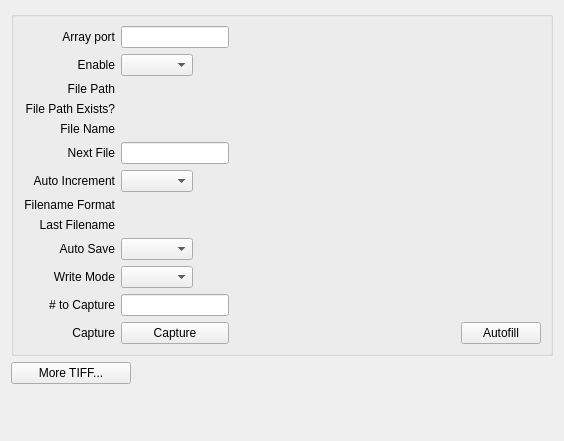
      <widget class="QWidget" name="Tiff">
       <attribute name="title">
        <string>Tiff</string>
       </attribute>
       <layout class="QFormLayout" name="formLayout_3">
        <item row="1" column="0">
         <widget class="QEPushButton" name="qepushbutton_23">
          <property name="sizePolicy">
           <sizepolicy hsizetype="Preferred" vsizetype="Preferred">
            <horstretch>0</horstretch>
            <verstretch>0</verstretch>
           </sizepolicy>
          </property>
          <property name="minimumSize">
           <size>
            <width>120</width>
            <height>0</height>
           </size>
          </property>
          <property name="maximumSize">
           <size>
            <width>140</width>
            <height>16777215</height>
           </size>
          </property>
          <property name="text">
           <string>More TIFF...</string>
          </property>
          <property name="program">
           <string>edm</string>
          </property>
          <property name="arguments">
           <stringlist>
            <string>-x</string>
            <string>-eolc</string>
            <string>-m P=$(P):,R=TIFF1:</string>
            <string>/afs/slac/g/testfac/tools/display/areaD/edl/gcNDFileTIFF.edl</string>
           </stringlist>
          </property>
          <property name="guiFile" stdset="0">
           <string/>
          </property>
         </widget>
        </item>
        <item row="2" column="0">
         <spacer name="verticalSpacer_4">
          <property name="orientation">
           <enum>Qt::Vertical</enum>
          </property>
          <property name="sizeHint" stdset="0">
           <size>
            <width>20</width>
            <height>40</height>
           </size>
          </property>
         </spacer>
        </item>
        <item row="0" column="0" colspan="2">
         <widget class="QGroupBox" name="groupBox_3">
          <property name="title">
           <string/>
          </property>
          <layout class="QGridLayout" name="gridLayout_20">
           <item row="0" column="0">
            <layout class="QGridLayout" name="gridLayout_21">
             <property name="sizeConstraint">
              <enum>QLayout::SetMaximumSize</enum>
             </property>
             <item row="0" column="0">
              <widget class="QLabel" name="label_60">
               <property name="text">
                <string>Array port</string>
               </property>
               <property name="alignment">
                <set>Qt::AlignRight|Qt::AlignTrailing|Qt::AlignVCenter</set>
               </property>
              </widget>
             </item>
             <item row="15" column="0">
              <widget class="QLabel" name="label_71">
               <property name="text">
                <string># to Capture</string>
               </property>
               <property name="alignment">
                <set>Qt::AlignRight|Qt::AlignTrailing|Qt::AlignVCenter</set>
               </property>
              </widget>
             </item>
             <item row="5" column="0">
              <widget class="QLabel" name="label_63">
               <property name="text">
                <string>File Name</string>
               </property>
               <property name="alignment">
                <set>Qt::AlignRight|Qt::AlignTrailing|Qt::AlignVCenter</set>
               </property>
              </widget>
             </item>
             <item row="1" column="1">
              <widget class="QEComboBox" name="qecombobox_10">
               <property name="sizePolicy">
                <sizepolicy hsizetype="Fixed" vsizetype="Fixed">
                 <horstretch>0</horstretch>
                 <verstretch>0</verstretch>
                </sizepolicy>
               </property>
               <property name="variable" stdset="0">
                <string>$(P):TIFF1:EnableCallbacks</string>
               </property>
               <property name="variableSubstitutions" stdset="0">
                <string>P=ANDOR1</string>
               </property>
               <property name="subscribe">
                <bool>true</bool>
               </property>
              </widget>
             </item>
             <item row="6" column="2">
              <widget class="QELabel" name="qelabel_76">
               <property name="variable" stdset="0">
                <string>$(P):TIFF1:FileNumber_RBV</string>
               </property>
               <property name="variableSubstitutions" stdset="0">
                <string>P=ANDOR1</string>
               </property>
              </widget>
             </item>
             <item row="16" column="1">
              <layout class="QGridLayout" name="gridLayout_22">
               <item row="0" column="0">
                <widget class="QEPushButton" name="qepushbutton_7">
                 <property name="text">
                  <string>Capture</string>
                 </property>
                 <property name="program">
                  <string>/afs/slac/g/testfac/extras/scripts/grabImages.sh</string>
                 </property>
                 <property name="arguments">
                  <stringlist>
                   <string>$(P)</string>
                   <string>fromPv</string>
                  </stringlist>
                 </property>
                </widget>
               </item>
              </layout>
             </item>
             <item row="1" column="2">
              <widget class="QELabel" name="qelabel_43">
               <property name="variable" stdset="0">
                <string>$(P):TIFF1:EnableCallbacks_RBV</string>
               </property>
               <property name="variableSubstitutions" stdset="0">
                <string>P=ANDOR1</string>
               </property>
              </widget>
             </item>
             <item row="14" column="1">
              <widget class="QEComboBox" name="qecombobox_14">
               <property name="sizePolicy">
                <sizepolicy hsizetype="Fixed" vsizetype="Fixed">
                 <horstretch>0</horstretch>
                 <verstretch>0</verstretch>
                </sizepolicy>
               </property>
               <property name="variable" stdset="0">
                <string>$(P):TIFF1:FileWriteMode</string>
               </property>
               <property name="variableSubstitutions" stdset="0">
                <string>P=ANDOR1</string>
               </property>
               <property name="subscribe">
                <bool>true</bool>
               </property>
              </widget>
             </item>
             <item row="16" column="2">
              <layout class="QHBoxLayout" name="horizontalLayout">
               <item>
                <widget class="QELabel" name="qelabel_80">
                 <property name="sizePolicy">
                  <sizepolicy hsizetype="Minimum" vsizetype="Preferred">
                   <horstretch>0</horstretch>
                   <verstretch>0</verstretch>
                  </sizepolicy>
                 </property>
                 <property name="minimumSize">
                  <size>
                   <width>65</width>
                   <height>0</height>
                  </size>
                 </property>
                 <property name="maximumSize">
                  <size>
                   <width>100</width>
                   <height>16777215</height>
                  </size>
                 </property>
                 <property name="variable" stdset="0">
                  <string>$(P):TIFF1:Capture_RBV</string>
                 </property>
                 <property name="variableSubstitutions" stdset="0">
                  <string>P=ANDOR1</string>
                 </property>
                </widget>
               </item>
               <item>
                <widget class="QELabel" name="qelabel_75">
                 <property name="minimumSize">
                  <size>
                   <width>65</width>
                   <height>0</height>
                  </size>
                 </property>
                 <property name="variable" stdset="0">
                  <string>$(P):TIFF1:WriteFile_RBV</string>
                 </property>
                 <property name="variableSubstitutions" stdset="0">
                  <string>P=ANDOR1</string>
                 </property>
                </widget>
               </item>
               <item>
                <spacer name="horizontalSpacer_9">
                 <property name="orientation">
                  <enum>Qt::Horizontal</enum>
                 </property>
                 <property name="sizeHint" stdset="0">
                  <size>
                   <width>40</width>
                   <height>20</height>
                  </size>
                 </property>
                </spacer>
               </item>
               <item>
                <widget class="QEPushButton" name="qepushbutton_12">
                 <property name="sizePolicy">
                  <sizepolicy hsizetype="Minimum" vsizetype="Fixed">
                   <horstretch>0</horstretch>
                   <verstretch>0</verstretch>
                  </sizepolicy>
                 </property>
                 <property name="minimumSize">
                  <size>
                   <width>0</width>
                   <height>0</height>
                  </size>
                 </property>
                 <property name="text">
                  <string>Autofill</string>
                 </property>
                 <property name="variableSubstitutions" stdset="0">
                  <string>P=ANDOR1</string>
                 </property>
                 <property name="program">
                  <string>/afs/slac/g/testfac/extras/scripts/autoFillTiff.sh</string>
                 </property>
                 <property name="arguments">
                  <stringlist>
                   <string>$(P)</string>
                  </stringlist>
                 </property>
                 <property name="guiFile" stdset="0">
                  <string/>
                 </property>
                </widget>
               </item>
              </layout>
             </item>
             <item row="8" column="0">
              <widget class="QLabel" name="label_75">
               <property name="text">
                <string>Filename Format</string>
               </property>
               <property name="alignment">
                <set>Qt::AlignRight|Qt::AlignTrailing|Qt::AlignVCenter</set>
               </property>
              </widget>
             </item>
             <item row="4" column="2">
              <widget class="QELabel" name="qelabel_74">
               <property name="variable" stdset="0">
                <string>$(P):TIFF1:FilePathExists_RBV</string>
               </property>
               <property name="variableSubstitutions" stdset="0">
                <string>P=ANDOR1</string>
               </property>
               <property name="localEnumeration">
                <string>0:No,1:Yes</string>
               </property>
              </widget>
             </item>
             <item row="4" column="0">
              <widget class="QLabel" name="label_72">
               <property name="text">
                <string>File Path Exists?</string>
               </property>
               <property name="alignment">
                <set>Qt::AlignRight|Qt::AlignTrailing|Qt::AlignVCenter</set>
               </property>
              </widget>
             </item>
             <item row="13" column="0">
              <widget class="QLabel" name="label_69">
               <property name="text">
                <string>Auto Save</string>
               </property>
               <property name="alignment">
                <set>Qt::AlignRight|Qt::AlignTrailing|Qt::AlignVCenter</set>
               </property>
              </widget>
             </item>
             <item row="6" column="0">
              <widget class="QLabel" name="label_73">
               <property name="text">
                <string>Next File</string>
               </property>
               <property name="alignment">
                <set>Qt::AlignRight|Qt::AlignTrailing|Qt::AlignVCenter</set>
               </property>
              </widget>
             </item>
             <item row="13" column="2">
              <widget class="QELabel" name="qelabel_82">
               <property name="variable" stdset="0">
                <string>$(P):TIFF1:AutoSave_RBV</string>
               </property>
               <property name="variableSubstitutions" stdset="0">
                <string>P=ANDOR1</string>
               </property>
              </widget>
             </item>
             <item row="7" column="1">
              <widget class="QEComboBox" name="qecombobox_12">
               <property name="sizePolicy">
                <sizepolicy hsizetype="Fixed" vsizetype="Fixed">
                 <horstretch>0</horstretch>
                 <verstretch>0</verstretch>
                </sizepolicy>
               </property>
               <property name="variable" stdset="0">
                <string>$(P):TIFF1:AutoIncrement</string>
               </property>
               <property name="variableSubstitutions" stdset="0">
                <string>P=ANDOR1</string>
               </property>
               <property name="subscribe">
                <bool>true</bool>
               </property>
              </widget>
             </item>
             <item row="14" column="0">
              <widget class="QLabel" name="label_70">
               <property name="text">
                <string>Write Mode</string>
               </property>
               <property name="alignment">
                <set>Qt::AlignRight|Qt::AlignTrailing|Qt::AlignVCenter</set>
               </property>
              </widget>
             </item>
             <item row="10" column="0">
              <widget class="QLabel" name="label_67">
               <property name="text">
                <string>Last Filename</string>
               </property>
               <property name="alignment">
                <set>Qt::AlignRight|Qt::AlignTrailing|Qt::AlignVCenter</set>
               </property>
              </widget>
             </item>
             <item row="2" column="0">
              <widget class="QLabel" name="label_65">
               <property name="text">
                <string>File Path</string>
               </property>
               <property name="alignment">
                <set>Qt::AlignRight|Qt::AlignTrailing|Qt::AlignVCenter</set>
               </property>
              </widget>
             </item>
             <item row="16" column="0">
              <widget class="QLabel" name="label_68">
               <property name="text">
                <string>Capture</string>
               </property>
               <property name="alignment">
                <set>Qt::AlignRight|Qt::AlignTrailing|Qt::AlignVCenter</set>
               </property>
              </widget>
             </item>
             <item row="15" column="1">
              <widget class="QELineEdit" name="qelineedit_21">
               <property name="sizePolicy">
                <sizepolicy hsizetype="Fixed" vsizetype="Fixed">
                 <horstretch>0</horstretch>
                 <verstretch>0</verstretch>
                </sizepolicy>
               </property>
               <property name="variable" stdset="0">
                <string>$(P):TIFF1:NumCapture</string>
               </property>
               <property name="variableSubstitutions" stdset="0">
                <string>P=ANDOR1</string>
               </property>
              </widget>
             </item>
             <item row="7" column="2">
              <widget class="QELabel" name="qelabel_78">
               <property name="variable" stdset="0">
                <string>$(P):TIFF1:AutoIncrement_RBV</string>
               </property>
               <property name="variableSubstitutions" stdset="0">
                <string>P=ANDOR1</string>
               </property>
              </widget>
             </item>
             <item row="5" column="2">
              <widget class="QELabel" name="qelabel_72">
               <property name="variable" stdset="0">
                <string>$(P):TIFF1:FileName_RBV</string>
               </property>
               <property name="variableSubstitutions" stdset="0">
                <string>P=ANDOR1</string>
               </property>
              </widget>
             </item>
             <item row="0" column="2">
              <widget class="QELabel" name="qelabel_71">
               <property name="variable" stdset="0">
                <string>$(P):TIFF1:NDArrayPort_RBV</string>
               </property>
               <property name="variableSubstitutions" stdset="0">
                <string>P=ANDOR1</string>
               </property>
              </widget>
             </item>
             <item row="1" column="0">
              <widget class="QLabel" name="label_66">
               <property name="text">
                <string>Enable</string>
               </property>
               <property name="alignment">
                <set>Qt::AlignRight|Qt::AlignTrailing|Qt::AlignVCenter</set>
               </property>
              </widget>
             </item>
             <item row="6" column="1">
              <widget class="QELineEdit" name="qelineedit_19">
               <property name="sizePolicy">
                <sizepolicy hsizetype="Fixed" vsizetype="Fixed">
                 <horstretch>0</horstretch>
                 <verstretch>0</verstretch>
                </sizepolicy>
               </property>
               <property name="variable" stdset="0">
                <string>$(P):TIFF1:FileNumber</string>
               </property>
               <property name="variableSubstitutions" stdset="0">
                <string>P=ANDOR1</string>
               </property>
              </widget>
             </item>
             <item row="14" column="2">
              <widget class="QELabel" name="qelabel_81">
               <property name="variable" stdset="0">
                <string>$(P):TIFF1:FileWriteMode_RBV</string>
               </property>
               <property name="variableSubstitutions" stdset="0">
                <string>P=ANDOR1</string>
               </property>
              </widget>
             </item>
             <item row="7" column="0">
              <widget class="QLabel" name="label_74">
               <property name="text">
                <string>Auto Increment</string>
               </property>
               <property name="alignment">
                <set>Qt::AlignRight|Qt::AlignTrailing|Qt::AlignVCenter</set>
               </property>
              </widget>
             </item>
             <item row="13" column="1">
              <widget class="QEComboBox" name="qecombobox_13">
               <property name="sizePolicy">
                <sizepolicy hsizetype="Fixed" vsizetype="Fixed">
                 <horstretch>0</horstretch>
                 <verstretch>0</verstretch>
                </sizepolicy>
               </property>
               <property name="variable" stdset="0">
                <string>$(P):TIFF1:AutoSave</string>
               </property>
               <property name="variableSubstitutions" stdset="0">
                <string>P=ANDOR1</string>
               </property>
               <property name="subscribe">
                <bool>true</bool>
               </property>
              </widget>
             </item>
             <item row="15" column="2">
              <layout class="QHBoxLayout" name="horizontalLayout_5">
               <item>
                <widget class="QELabel" name="qelabel_83">
                 <property name="minimumSize">
                  <size>
                   <width>65</width>
                   <height>0</height>
                  </size>
                 </property>
                 <property name="maximumSize">
                  <size>
                   <width>16777215</width>
                   <height>16777215</height>
                  </size>
                 </property>
                 <property name="variable" stdset="0">
                  <string>$(P):TIFF1:NumCapture_RBV</string>
                 </property>
                 <property name="variableSubstitutions" stdset="0">
                  <string>P=ANDOR1</string>
                 </property>
                </widget>
               </item>
               <item>
                <spacer name="horizontalSpacer_8">
                 <property name="orientation">
                  <enum>Qt::Horizontal</enum>
                 </property>
                 <property name="sizeHint" stdset="0">
                  <size>
                   <width>40</width>
                   <height>20</height>
                  </size>
                 </property>
                </spacer>
               </item>
              </layout>
             </item>
             <item row="0" column="1">
              <widget class="QELineEdit" name="qelineedit_11">
               <property name="sizePolicy">
                <sizepolicy hsizetype="Fixed" vsizetype="Fixed">
                 <horstretch>0</horstretch>
                 <verstretch>0</verstretch>
                </sizepolicy>
               </property>
               <property name="variable" stdset="0">
                <string>$(P):TIFF1:NDArrayPort</string>
               </property>
               <property name="variableSubstitutions" stdset="0">
                <string>P=ANDOR1</string>
               </property>
              </widget>
             </item>
             <item row="8" column="1" colspan="2">
              <widget class="QELabel" name="qelabel_79">
               <property name="sizePolicy">
                <sizepolicy hsizetype="Ignored" vsizetype="Preferred">
                 <horstretch>0</horstretch>
                 <verstretch>0</verstretch>
                </sizepolicy>
               </property>
               <property name="variable" stdset="0">
                <string>$(P):TIFF1:FileTemplate_RBV</string>
               </property>
               <property name="variableSubstitutions" stdset="0">
                <string>P=ANDOR1</string>
               </property>
              </widget>
             </item>
             <item row="10" column="1" colspan="2">
              <widget class="QELabel" name="qelabel_73">
               <property name="sizePolicy">
                <sizepolicy hsizetype="Ignored" vsizetype="Preferred">
                 <horstretch>0</horstretch>
                 <verstretch>0</verstretch>
                </sizepolicy>
               </property>
               <property name="minimumSize">
                <size>
                 <width>200</width>
                 <height>0</height>
                </size>
               </property>
               <property name="variable" stdset="0">
                <string>$(P):TIFF1:FullFileName_RBV</string>
               </property>
               <property name="variableSubstitutions" stdset="0">
                <string>P=ANDOR1</string>
               </property>
              </widget>
             </item>
             <item row="2" column="1" colspan="2">
              <widget class="QELabel" name="qelabel_69">
               <property name="sizePolicy">
                <sizepolicy hsizetype="Ignored" vsizetype="Preferred">
                 <horstretch>0</horstretch>
                 <verstretch>0</verstretch>
                </sizepolicy>
               </property>
               <property name="minimumSize">
                <size>
                 <width>420</width>
                 <height>0</height>
                </size>
               </property>
               <property name="variable" stdset="0">
                <string>$(P):TIFF1:FilePath_RBV</string>
               </property>
               <property name="variableSubstitutions" stdset="0">
                <string>P=ANDOR1</string>
               </property>
              </widget>
             </item>
            </layout>
           </item>
          </layout>
         </widget>
        </item>
       </layout>
      </widget>
